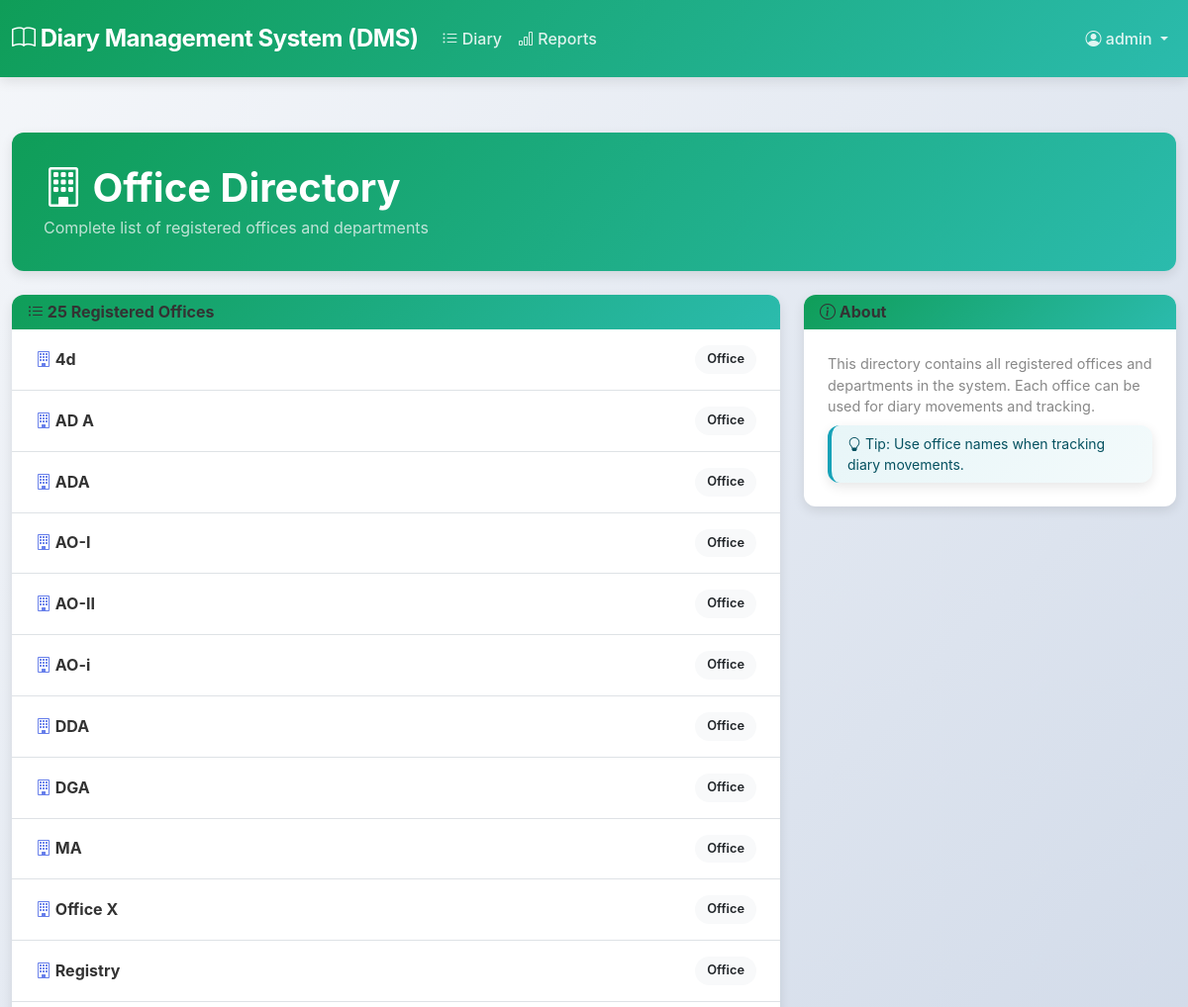
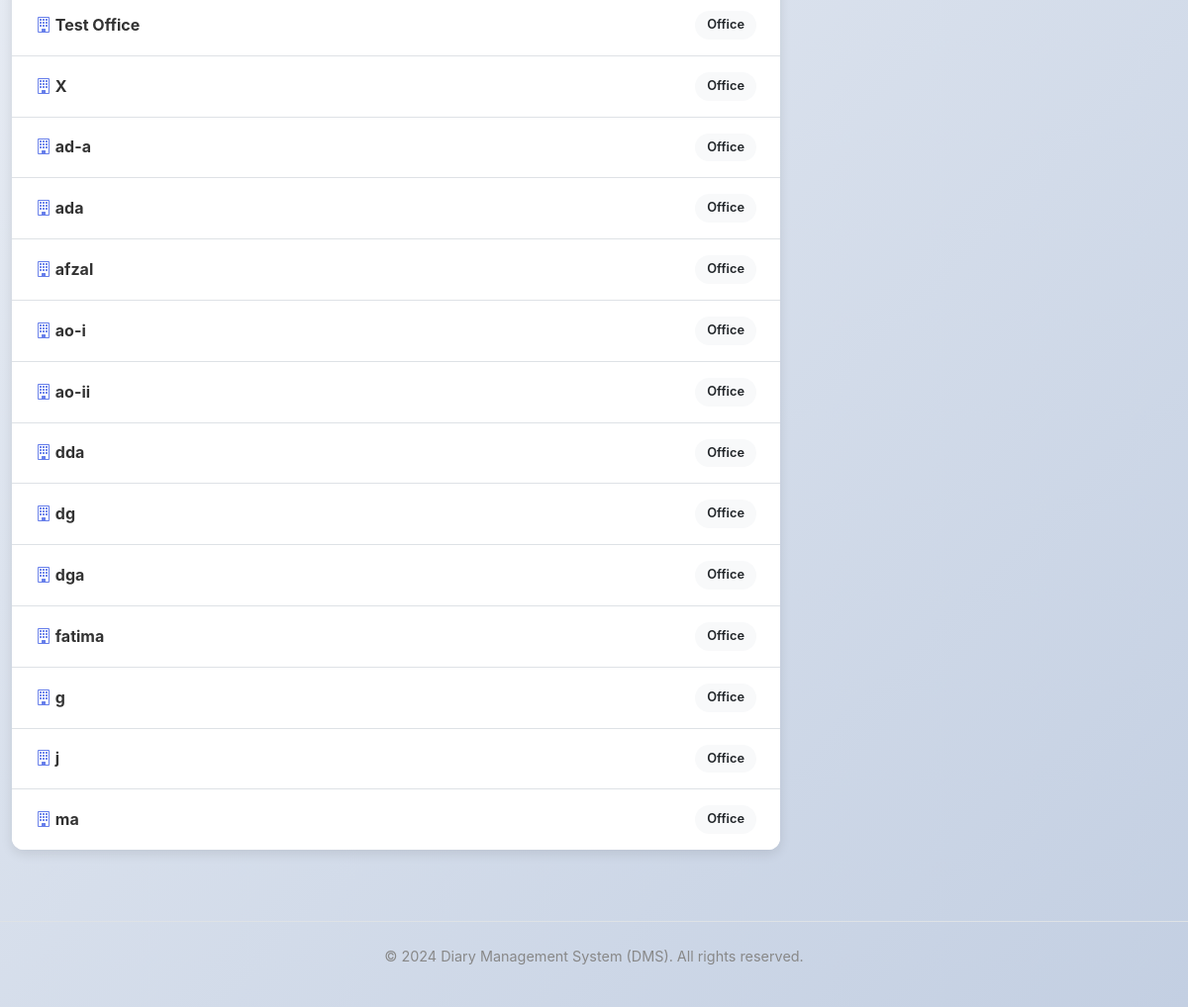
Page /directory/ (signed in) on the committed database (2 pictures, top to bottom).
### diary/models.py (models this page shows, shortened)
class Office(models.Model):
    name = models.CharField(max_length=255, unique=True)
    class Meta:
        ordering = ["name"]
        indexes = [
            models.Index(fields=["name"]),
        ]

### diary/views.py (the view)
# urls.py: path("directory/", views.offices_directory, name="directory"),
@login_required
def offices_directory(request):
    qs = Office.objects.order_by("name")
    return render(request, "diary/offices.html", {"offices": qs})

### diary/templates/diary/offices.html (shortened to what this page needs)
{% extends "base.html" %}
{% block content %}
<div class="page-header mb-4">
  <h1 class="mb-1"><i class="bi bi-building"></i> Office Directory</h1>
  <p class="text-light mb-0 opacity-75">Complete list of registered offices and departments</p>
</div>
<div class="row">
  <div class="col-lg-8">
    <div class="card">
      <div class="card-header">
        <h2 class="fs-6 mb-0"><i class="bi bi-list-ul"></i> {{ offices.count }} Registered Offices</h2>
      </div>
      <div class="list-group list-group-flush">
        {% for o in offices %}
          <div class="list-group-item d-flex align-items-center" style="padding: 1rem 1.5rem;">
            <div class="flex-grow-1">
              <h6 class="mb-0">
                <i class="bi bi-building" style="color: #667eea;"></i> {{ o.name }}
              </h6>
            </div>
            <small class="badge bg-light text-dark">Office</small>
          </div>
        {% empty %}
          <div class="list-group-item text-center py-5">
            <i class="bi bi-inbox" style="font-size: 2.5rem; color: #ccc;"></i>
            <p class="text-muted mt-2 mb-0">No offices recorded yet.</p>
          </div>
        {% endfor %}
      </div>
    </div>
  </div>
  <div class="col-lg-4">
    <div class="card">
      <div class="card-header bg-light">
        <h2 class="fs-6 mb-0"><i class="bi bi-info-circle"></i> About</h2>
      </div>
      <div class="card-body">
        <p class="small text-muted mb-2">
          This directory contains all registered offices and departments in the system. Each office can be used for diary movements and tracking.
        </p>
        <div class="alert alert-info py-2 px-3 small mb-0">
          <i class="bi bi-lightbulb"></i> Tip: Use office names when tracking diary movements.
        </div>
      </div>
    </div>
  </div>
</div>
{% endblock %}

### diary/templates/base.html (shortened to what this page needs)
<!doctype html>
<html lang="en">
<head>
  <link href="https://cdn.jsdelivr.net/npm/bootstrap@5.3.3/dist/css/bootstrap.min.css" rel="stylesheet">
  <link href="https://cdn.jsdelivr.net/npm/bootstrap-icons@1.11.3/font/bootstrap-icons.css" rel="stylesheet">
</head>
<body>
  <nav class="navbar navbar-expand-lg navbar-dark" role="navigation" aria-label="Main navigation">
    <div class="container-fluid">
      <a class="navbar-brand" href="{% url 'dashboard' %}"><i class="bi bi-book"></i> Diary Management System (DMS)</a>
      <div class="collapse navbar-collapse" id="topNav">
        <ul class="navbar-nav me-auto mb-2 mb-lg-0">
          <li class="nav-item"><a class="nav-link" href="{% url 'diary_list' %}"><i class="bi bi-list-ul"></i> Diary</a></li>
          <li class="nav-item"><a class="nav-link" href="{% url 'reports_table' %}"><i class="bi bi-bar-chart"></i> Reports</a></li>
        </ul>
        <ul class="navbar-nav ms-auto mb-2 mb-lg-0">
          {% if request.user.is_authenticated %}
            <li class="nav-item dropdown">
              <a class="nav-link dropdown-toggle" href="#" id="userDropdown" role="button" data-bs-toggle="dropdown" aria-expanded="false">
                <i class="bi bi-person-circle"></i> {{ request.user.get_username }}
              </a>
            </li>
          {% else %}
            <li class="nav-item"><a class="btn btn-outline-light btn-sm" href="{% url 'login' %}">Login</a></li>
          {% endif %}
        </ul>
      </div>
    </div>
  </nav>
  <main class="container py-4">
    {% block content %}{% endblock %}
  </main>
  <footer class="mt-5 py-4 text-center text-muted border-top">
    <p>&copy; 2024 Diary Management System (DMS). All rights reserved.</p>
  </footer>
</body>
</html>

### diary/templates/base.html (style rules this page uses)
:root { --primary-gradient: linear-gradient(135deg, #0f9d58 0%, #2bbbad 100%); --primary-color: #0f9d58; --primary-dark: #0a7b44; --card-shadow: 0 4px 12px rgba(0, 0, 0, 0.1); --card-shadow-hover: 0 8px 24px rgba(0, 0, 0, 0.15); --border-radius: 12px; --transition: all 0.3s ease; }
* { box-sizing: border-box; }
body { background: linear-gradient(135deg, #f5f7fa 0%, #c3cfe2 100%); min-height: 100vh; font-family: -apple-system, BlinkMacSystemFont, 'Segoe UI', Roboto, 'Helvetica Neue', Arial, sans-serif; }
.navbar { background: var(--primary-gradient) !important; box-shadow: var(--card-shadow); padding: 1rem 0; }
.navbar-brand { font-weight: 700; font-size: 1.5rem; letter-spacing: -0.5px; color: white !important; }
.navbar-dark .navbar-nav .nav-link { color: rgba(255, 255, 255, 0.85) !important; transition: var(--transition); font-weight: 500; }
main.container { max-width: 1500px; margin-top: 2rem; }
.alert { border: none; border-radius: var(--border-radius); box-shadow: var(--card-shadow); border-left: 4px solid; }
.alert-info { border-left-color: #17a2b8; background: linear-gradient(135deg, rgba(23, 162, 184, 0.1) 0%, rgba(23, 162, 184, 0.05) 100%); }
.card { border: none; border-radius: var(--border-radius); box-shadow: var(--card-shadow); transition: var(--transition); overflow: hidden; }
.card-header { background: var(--primary-gradient); color: white; border: none; font-weight: 600; }
.card-body { padding: 1.5rem; }
.badge { padding: 0.5rem 0.75rem; border-radius: 20px; font-weight: 600; font-size: 0.8rem; }
h1, h2, h3, h4, h5, h6 { color: #333; font-weight: 700; margin-bottom: 1.5rem; }
h1 { font-size: 2.5rem; background: var(--primary-gradient); -webkit-background-clip: text; -webkit-text-fill-color: transparent; background-clip: text; }
h2 { font-size: 1.8rem; }
.text-muted { color: #888 !important; font-size: 0.9rem; }
.page-header { background: var(--primary-gradient); color: white; padding: 2rem; border-radius: var(--border-radius); margin-bottom: 2rem; box-shadow: var(--card-shadow); }
.card-body p, .page-header p, .table-responsive p, .text-truncate { overflow-wrap: anywhere; word-break: break-word; }
.page-header h1 { color: white; background: none; -webkit-text-fill-color: unset; margin-bottom: 0; }

### rows in the picture
Office: name "4d"
Office: name "AD A"
Office: name "ADA"
Office: name "AO-I"
Office: name "AO-II"
Office: name "AO-i"
Office: name "DDA"
Office: name "DGA"
Office: name "MA"
Office: name "Office X"
Office: name "Registry"
Office: name "Test Office"
Office: name "X"
Office: name "ad-a"
Office: name "ada"
Office: name "afzal"
Office: name "ao-i"
Office: name "ao-ii"
Office: name "dda"
Office: name "dg"
Office: name "dga"
Office: name "fatima"
Office: name "g"
Office: name "j"
Office: name "ma"

### other values in the picture
{{ request.user.get_username }} "admin"
{{ offices.count }} "25"
